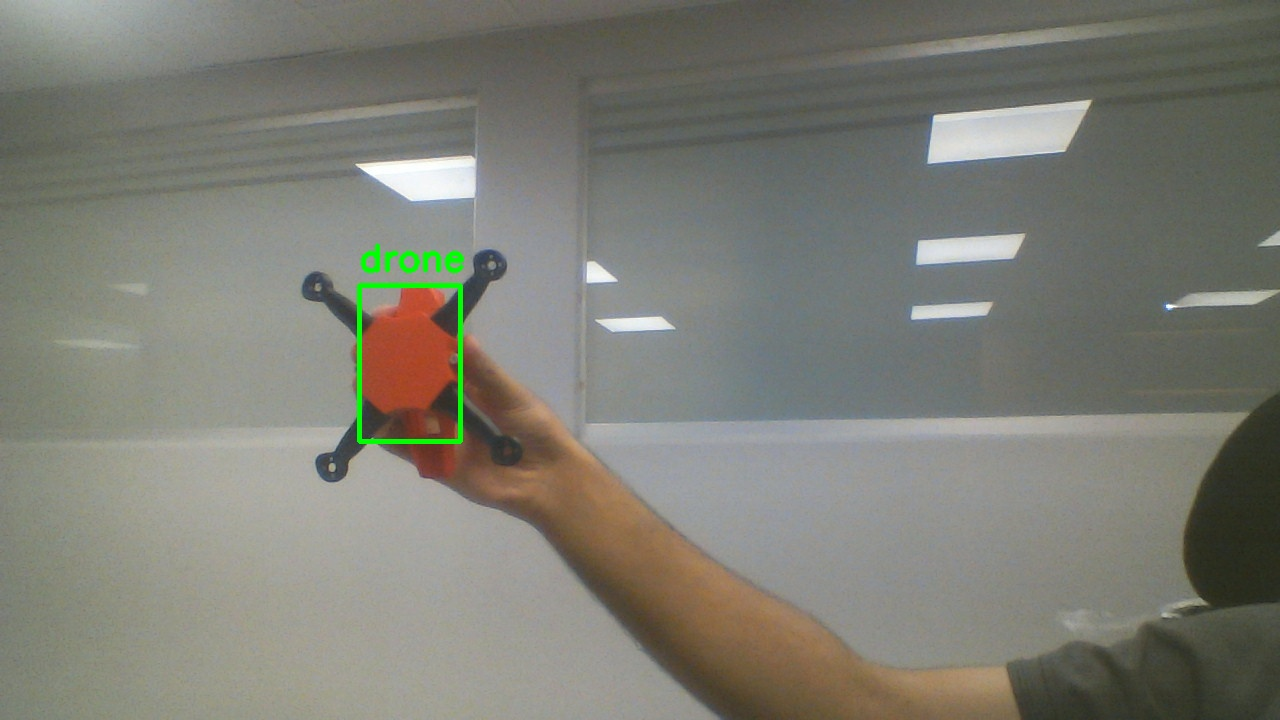
#> input picture Annotated_Test/drone_img_1776927877.jpg, 1280 x 720 px, found by its file name
$ python scratch_test.py
#> lines starting #> are read from the running program, lines starting #| are printed output that depends on the picture; after the words box and inside, x2 and y2 are one past the last pixel; in counts of white or black regions, pixels touching at a corner belong together
import cv2
import numpy as np

def test_box(img_path):
    img = cv2.imread(img_path)
#> img is the input picture: shape (720, 1280, 3); mean B, G, R 116.4, 125.5, 125.3
    h, w = img.shape[:2]
#> h = 720; w = 1280
    hsv = cv2.cvtColor(img, cv2.COLOR_BGR2HSV)
#> hsv: shape (720, 1280, 3); mean H, S, V 45.5, 28.8, 129.3
    gray = cv2.cvtColor(img, cv2.COLOR_BGR2GRAY)
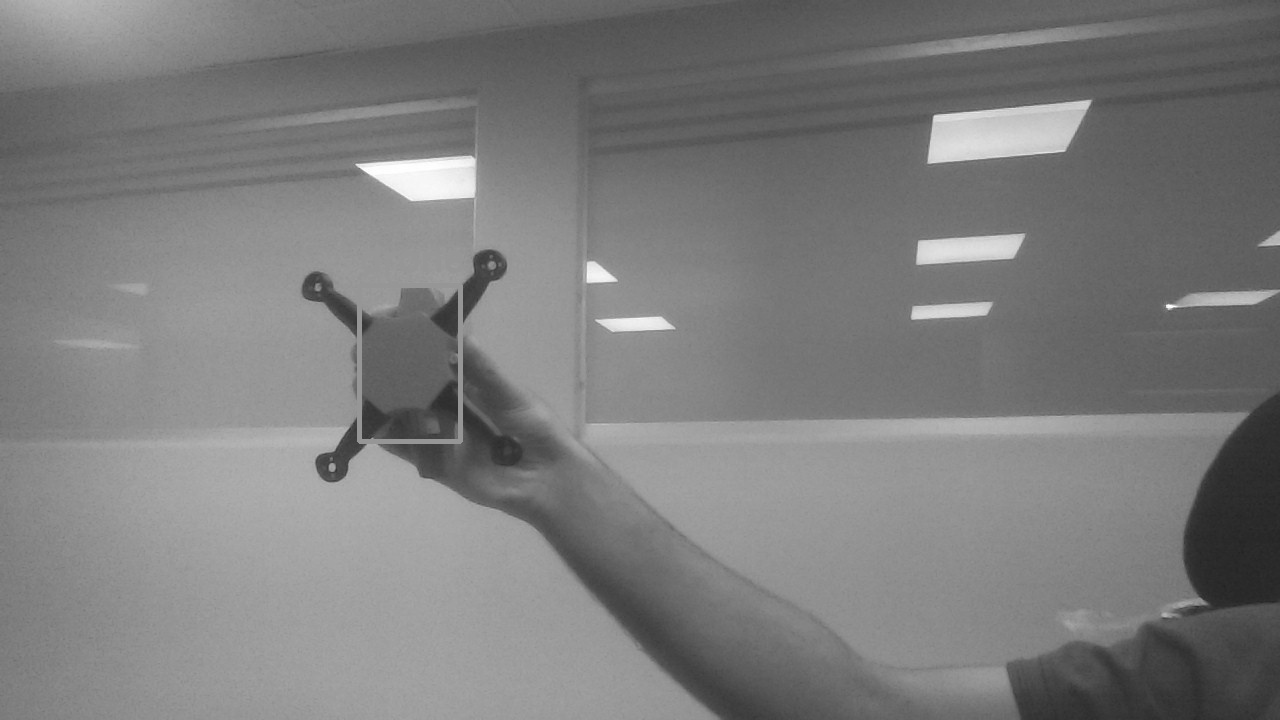
#> gray: shape (720, 1280); min 34, max 255, mean 124.4

    # Check if red drone
    m1 = cv2.inRange(hsv, np.array([0, 100, 50]), np.array([10, 255, 255]))
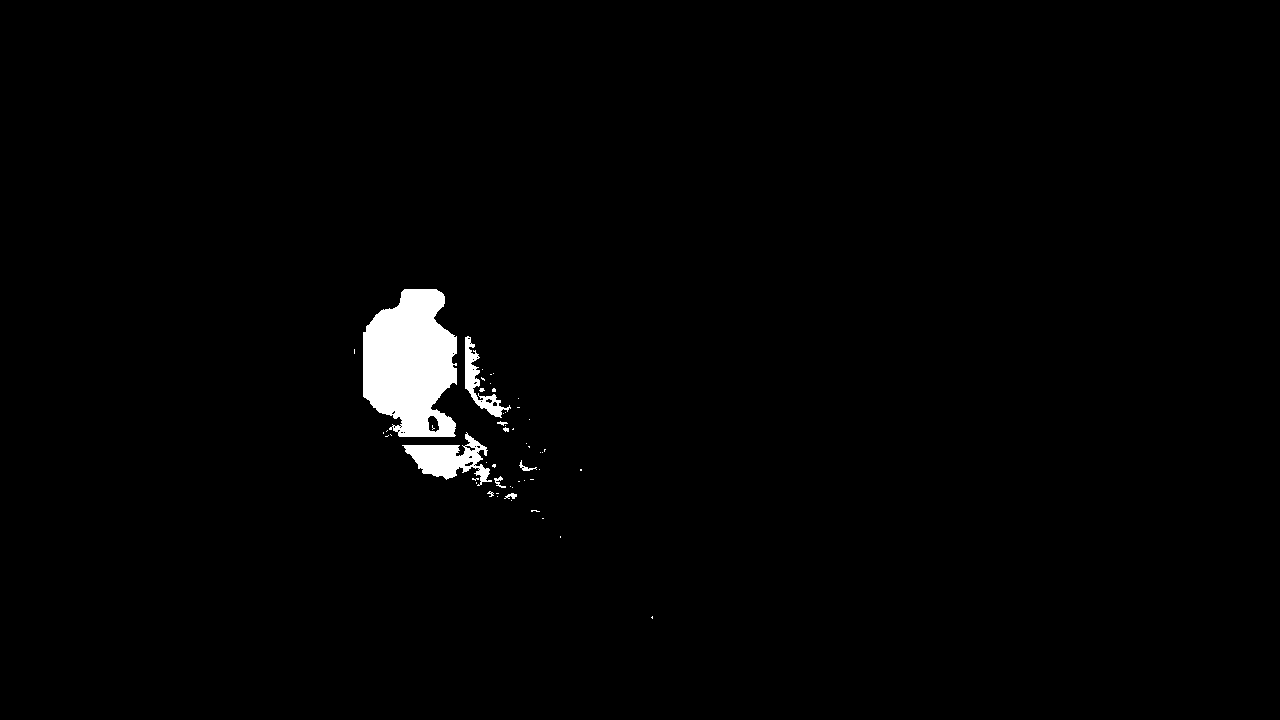
#> m1: shape (720, 1280); 1.5% white; 52 white regions (43 under 20 px), largest, box (x1, y1, x2, y2) and area: (363, 289, 457, 437) 10551, (402, 432, 492, 486) 2076, (465, 336, 511, 418) 968
    m2 = cv2.inRange(hsv, np.array([160, 100, 50]), np.array([180, 255, 255]))
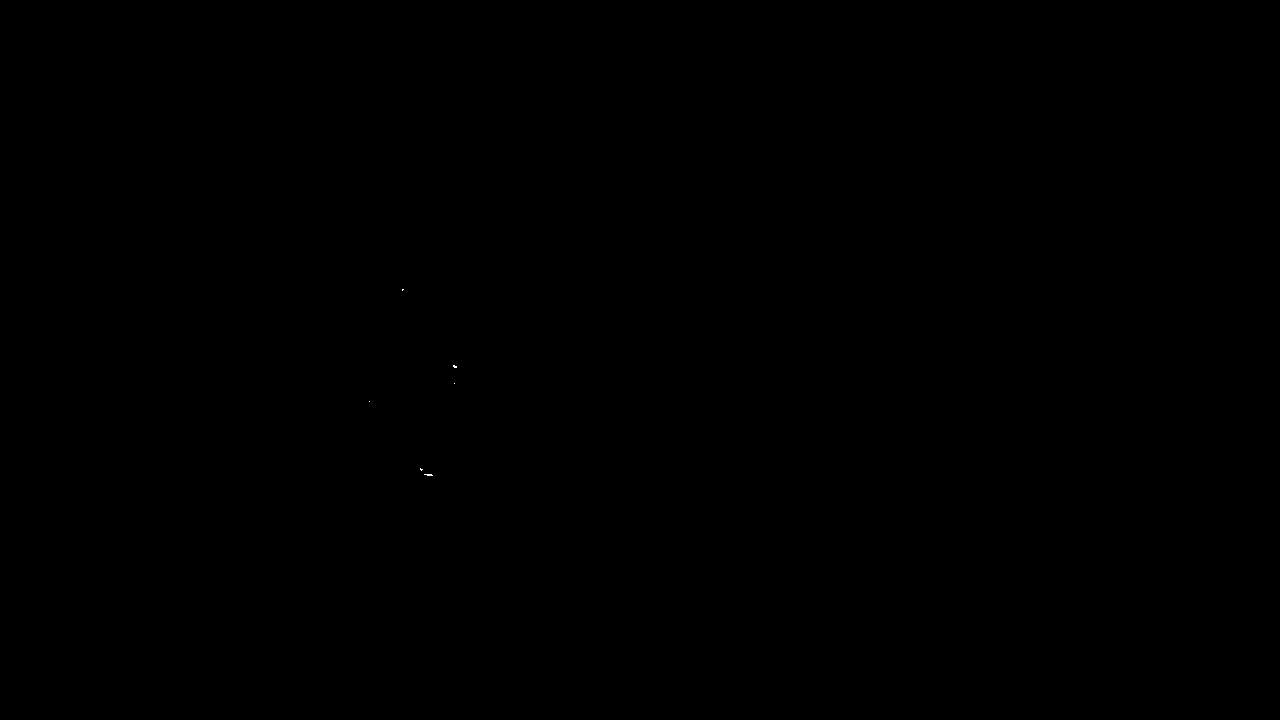
#> m2: shape (720, 1280); 0% white in thin lines or dots, all inside (x1, y1, x2, y2) = (369, 289, 457, 476)
    red_mask = m1 + m2
#> red_mask: shape (720, 1280); 1.5% white; 52 white regions (43 under 20 px)

    if cv2.countNonZero(red_mask) > 1000:
        print("DETECTED: RED DRONE")
        # Find red center
        contours, _ = cv2.findContours(red_mask, cv2.RETR_EXTERNAL, cv2.CHAIN_APPROX_SIMPLE)
#> contours = 51 contours, 45 with area under 20; largest, box (x1, y1, x2, y2) and area: (363, 289, 457, 437) 10468, (402, 432, 492, 486) 1974, (465, 336, 511, 418) 865, (519, 460, 537, 471) 35, (494, 476, 506, 488) 29, (504, 493, 517, 499) 27
        best = max(contours, key=cv2.contourArea)
#> best = contour of 188 points, box (x1, y1, x2, y2) (363, 289, 457, 437), area 10468
        rx, ry, rbw, rbh = cv2.boundingRect(best)
#> rx = 363; ry = 289; rbw = 94; rbh = 148

        # Expand based on user strategy
        expand_w = int(rbw * 1.5)
#> expand_w = 141
        expand_h = int(rbh * 1.5)
#> expand_h = 222
        nx = max(0, rx - int(rbw*0.75))
#> nx = 293
        ny = max(0, ry - int(rbh*0.75))
#> ny = 178
        nbw = min(w - nx, rbw + expand_w)
#> nbw = 235
        nbh = min(h - ny, rbh + expand_h)
#> nbh = 370

        preview = img.copy()
        cv2.rectangle(preview, (nx, ny), (nx+nbw, ny+nbh), (0, 255, 0), 4)
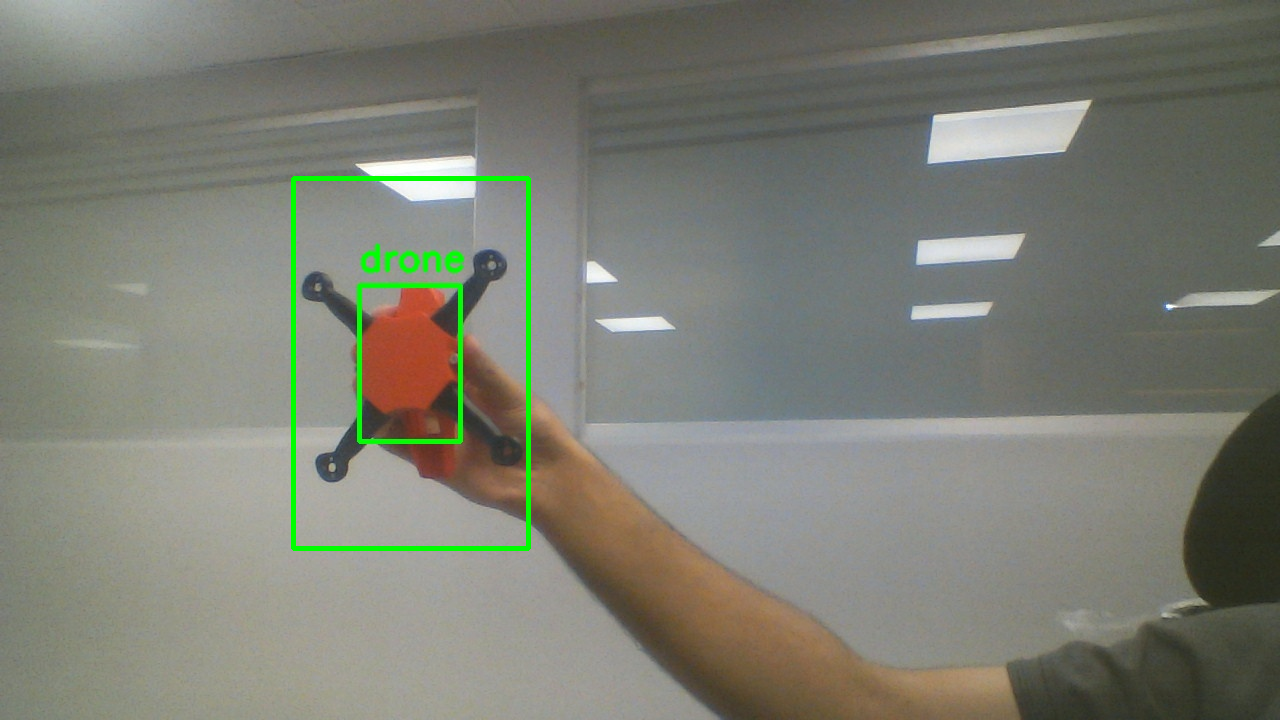
#> preview: shape (720, 1280, 3); 0.66% of pixels changed, all inside (x1, y1, x2, y2) = (291, 176, 531, 551)
        cv2.imwrite("test_red_out.jpg", preview)
        return

    print("DETECTED: BLACK ROCKET")

    # We want really dark stuff that isn't skin
    # The rocket is very dark, hands are brighter and more saturated
    _, dark_mask = cv2.threshold(gray, 90, 255, cv2.THRESH_BINARY_INV)

    skin_mask = cv2.inRange(hsv, np.array([0, 10, 60]), np.array([25, 200, 255]))
    dark_no_skin = cv2.bitwise_and(dark_mask, cv2.bitwise_not(skin_mask))

    # Exclude top 25% (hair)
    dark_no_skin[0:int(h*0.25), :] = 0

    kernel = np.ones((7,7), np.uint8)
    clean = cv2.morphologyEx(dark_no_skin, cv2.MORPH_OPEN, kernel)
    clean = cv2.morphologyEx(clean, cv2.MORPH_CLOSE, kernel)

    contours, _ = cv2.findContours(clean, cv2.RETR_EXTERNAL, cv2.CHAIN_APPROX_SIMPLE)
    if contours:
        best = max(contours, key=cv2.contourArea)
        bx, by, bbw, bbh = cv2.boundingRect(best)

        preview = img.copy()
        cv2.rectangle(preview, (bx, by), (bx+bbw, by+bbh), (0, 255, 0), 4)
        cv2.imwrite("test_black_out.jpg", preview)

test_box("My_Custom_Prints/drone_img_1776927877.jpg")
#> (the run stopped early here; a loop or call above may not have finished)

$ run again, with Annotated_Test/drone_img_1776927879.jpg copied over Annotated_Test/drone_img_1776927877.jpg
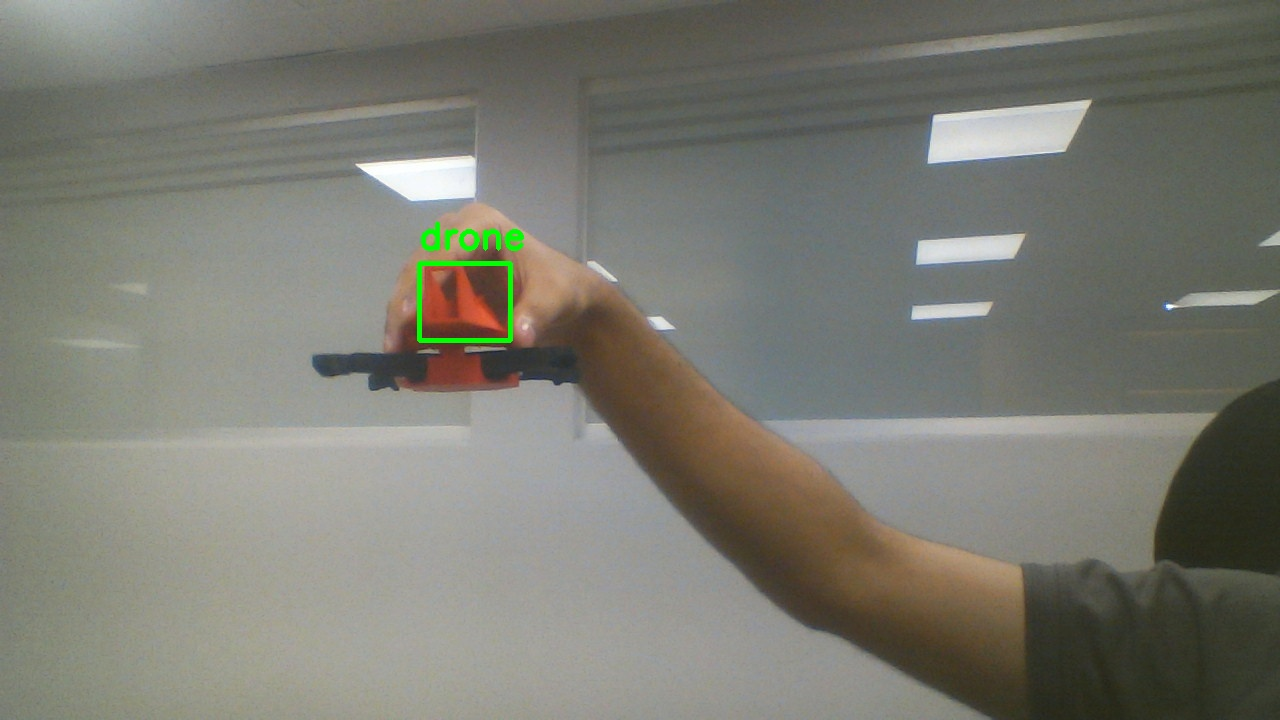
#> input picture Annotated_Test/drone_img_1776927879.jpg, 1280 x 720 px, found by its file name
#> in test_box, img is the input picture: shape (720, 1280, 3); mean B, G, R 113.5, 122.7, 122.6
#> hsv: shape (720, 1280, 3); mean H, S, V 42.8, 29.9, 126
#> in test_box, `m1 = cv2.inRange(hsv, np.array([0, 100, 50]), np.array([10, 255, 255]))`:
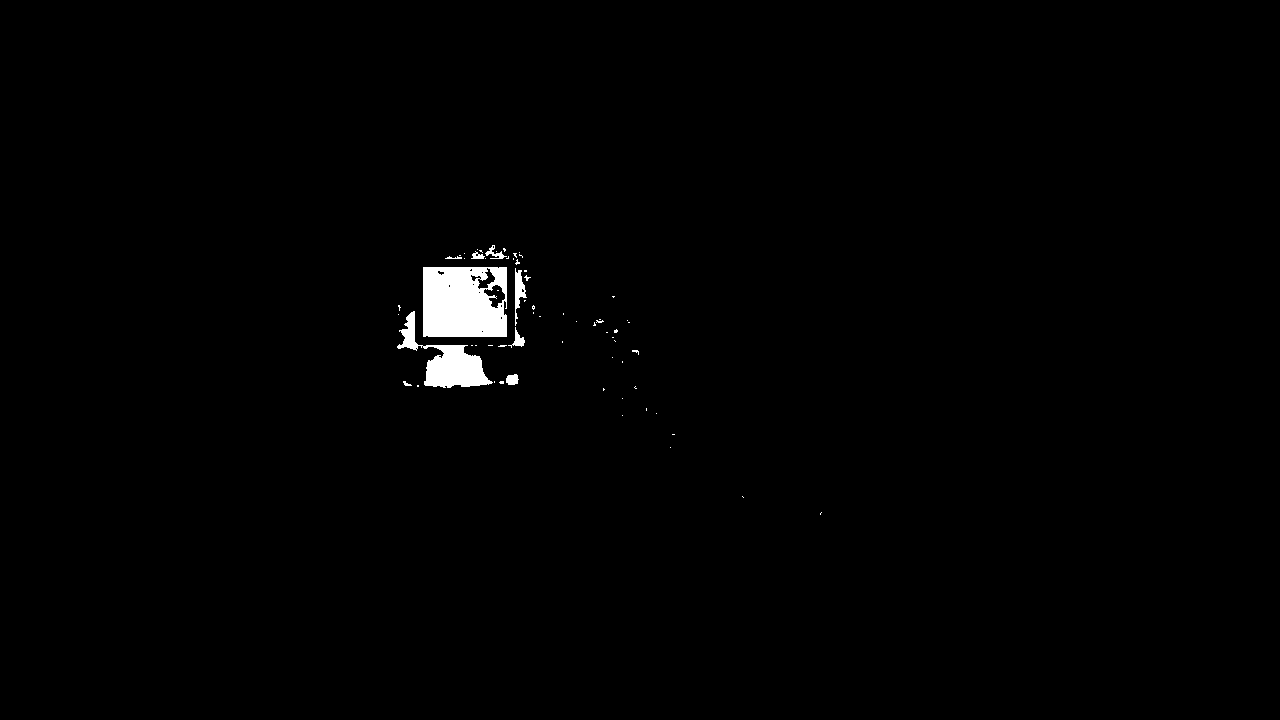
#> m1: shape (720, 1280); 0.96% white; 65 white regions (56 under 20 px), largest, box (x1, y1, x2, y2) and area: (423, 267, 507, 337) 5387, (397, 311, 493, 388) 2479, (515, 268, 527, 326) 306
#> m2: shape (720, 1280); 0% white in thin lines or dots, all inside (x1, y1, x2, y2) = (408, 252, 498, 385)
#> red_mask: shape (720, 1280); 0.97% white; 65 white regions (56 under 20 px)
#> contours = 64 contours, 57 with area under 20; largest, box (x1, y1, x2, y2) and area: (423, 267, 507, 337) 5684, (397, 311, 493, 388) 2332, (515, 268, 527, 326) 244, (506, 374, 519, 385) 94, (508, 327, 525, 348) 92, (485, 245, 507, 259) 74, (471, 251, 485, 259) 46
#> best = contour of 21 points, box (x1, y1, x2, y2) (423, 267, 507, 337), area 5684
#> rx = 423; ry = 267; rbw = 84; rbh = 70
#> expand_w = 126
#> expand_h = 105
#> nx = 360
#> ny = 215
#> nbw = 210
#> nbh = 175
#> in test_box, `cv2.rectangle(preview, (nx, ny), (nx+nbw, ny+nbh), (0, 255, 0), 4)`:
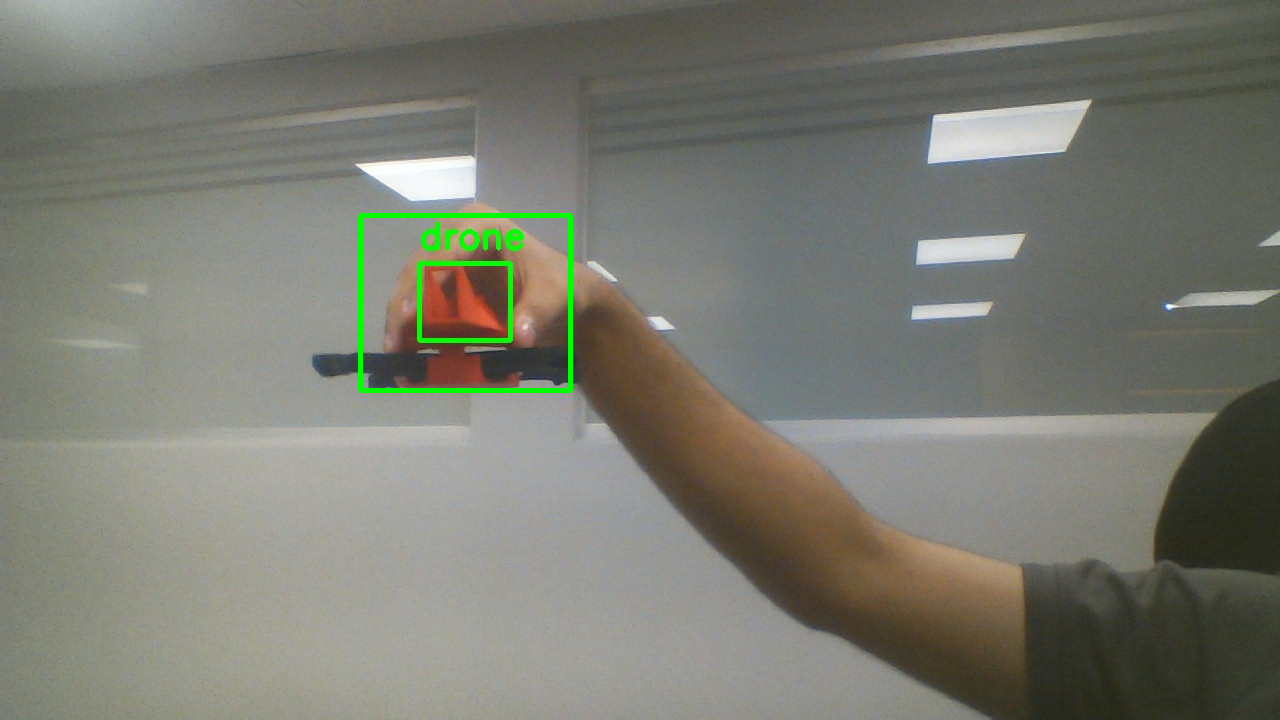
#> preview: shape (720, 1280, 3); 0.42% of pixels changed, all inside (x1, y1, x2, y2) = (358, 213, 573, 393)
